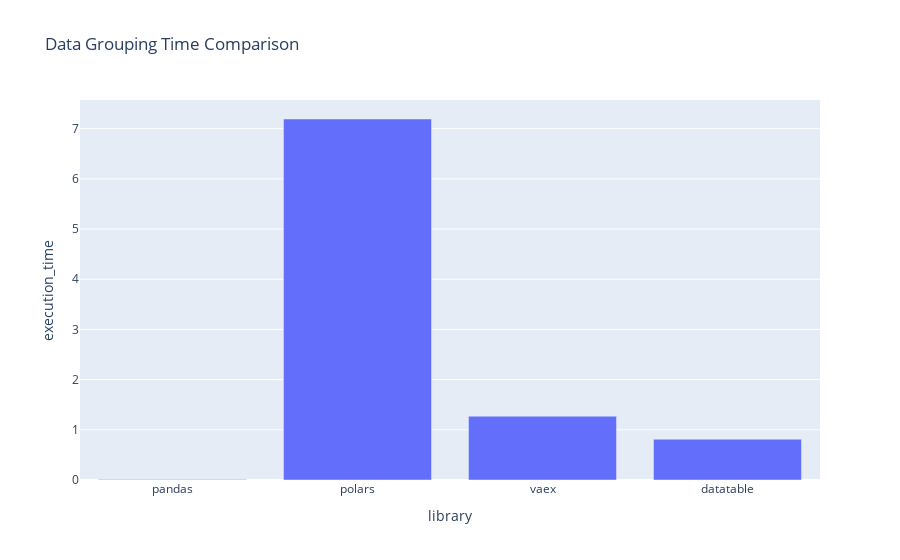

Notebook code cell kept with this figure:
### Code cell
plot_metrics(exec_times,
             graph_title="Data Grouping Time Comparison")

### Figure 1 — Plotly figure (JSON) as saved in the notebook; plotly's stock layout.template omitted (floating-point values rounded to 4 significant figures)
{"data": [{"alignmentgroup": "True", "hovertemplate": "library=%{x}<br>execution_time=%{y}<extra></extra>", "legendgroup": "", "marker": {"color": "#636efa", "pattern": {"shape": ""}}, "name": "", "offsetgroup": "", "orientation": "v", "showlegend": false, "textposition": "auto", "type": "bar", "x": ["pandas", "polars", "vaex", "datatable"], "xaxis": "x", "y": [0.0082, 7.193, 1.271, 0.8126], "yaxis": "y"}], "layout": {"barmode": "relative", "legend": {"tracegroupgap": 0}, "title": {"text": "Data Grouping Time Comparison"}, "xaxis": {"anchor": "y", "domain": [0, 1], "title": {"text": "library"}}, "yaxis": {"anchor": "x", "domain": [0, 1], "title": {"text": "execution_time"}}}}
